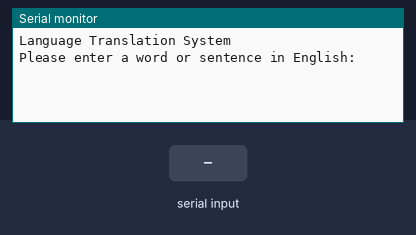
Bench run of a sketch on a simulated Arduino Uno, built with avr-gcc and run on an emulated ATmega328P. Shown: the last lines printed to the serial monitor. The inputs (shaded band) are chosen by the test bench.

Above: at 1.2 s.
1.3 s: "1\n" received over Serial
At 2.5 s:
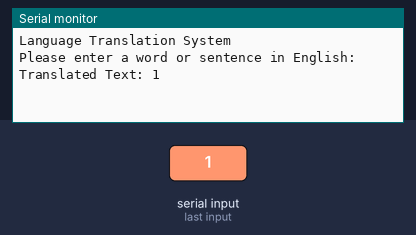
2.8 s: "0\n" received over Serial
At 4.0 s:
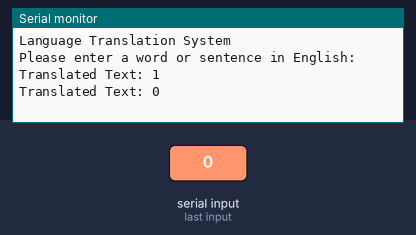
4.3 s: "2\n" received over Serial
At 5.1 s:
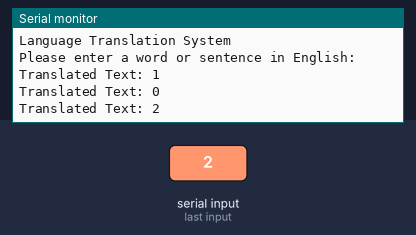

Measured:
- after the input at 1.3 s, the serial monitor: prints a new line at once (image 1)
- after the input at 2.8 s, the serial monitor: prints a new line at once (image 2)
- after the input at 4.3 s, the serial monitor: prints a new line at once (image 3)

The sketch:

LanguageTranslationSystem.ino
```cpp
// Language Translation System by Arduino UNO

// Define maximum word length
#define MAX_WORD_LENGTH 20
#define MAX_INPUT_LENGTH 100

// Dictionary structure: [Original Word, Translated Word]
const char* dictionary[][2] = {
  {"hello", "hola"},         // English to Spanish
  {"world", "mundo"},
  {"good", "bueno"},
  {"morning", "mañana"},
  {"night", "noche"},
  {"friend", "amigo"},
  {"thank", "gracias"},
  {"you", "tú"},
  {"yes", "sí"},
  {"no", "no"},
  {"please", "por favor"},
  {"welcome", "bienvenido"},
  {"food", "comida"},
  {"water", "agua"},
  {"house", "casa"},
  {"computer", "computadora"},
  {"language", "idioma"},
  {"translate", "traducir"},
  {"system", "sistema"}
};

// Total number of dictionary entries
int dictionarySize = sizeof(dictionary) / sizeof(dictionary[0]);

// Buffer to hold input from the user
char inputText[MAX_INPUT_LENGTH];

void setup() {
  // Initialize serial communication at 9600 baud rate
  Serial.begin(9600);
  Serial.println("Language Translation System");
  Serial.println("Please enter a word or sentence in English:");
  Serial.println(inputText);
}

void loop() {
  // Check if user input is available
  if (Serial.available() > 0) {
    // Read the input
    readInput();

    // Translate and display the output
    translateText(inputText);
  }
}

// Function to read the input from the user
void readInput() {
  int index = 0;
  while (Serial.available() > 0 && index < MAX_INPUT_LENGTH - 1) {
    char c = Serial.read();
    inputText[index] = c;
    index++;
    delay(5);  // Small delay for proper reading
  }
  inputText[index] = '\0';  // Null terminate the string
}

// Function to translate input text based on dictionary
void translateText(char* input) {
  char word[MAX_WORD_LENGTH];
  int wordIndex = 0;

  Serial.print("Translated Text: ");

  // Loop through the input string character by character
  for (int i = 0; input[i] != '\0'; i++) {
    // If we encounter a space or end of sentence, translate the word
    if (input[i] == ' ' || input[i] == '\n') {
      word[wordIndex] = '\0';  // Null terminate the word
      printTranslation(word);
      Serial.print(' ');  // Print a space after the word
      wordIndex = 0;  // Reset word index for the next word
    } else {
      // Build the word character by character
      word[wordIndex] = input[i];
      wordIndex++;
    }
  }

  // Translate and print the last word (if any)
  if (wordIndex > 0) {
    word[wordIndex] = '\0';
    printTranslation(word);
  }

  Serial.println();  // Move to the next line after translation
}

// Function to print the translated word
void printTranslation(char* word) {
  bool found = false;


  // Search for the word in the dictionary
  for (int i = 0; i < dictionarySize; i++) {
    if (strcmp(word, dictionary[i][0]) == 0) {
      // If found, print the translated word
      Serial.print(dictionary[i][1]);
      found = true;
      break;
    }
  }

  // If not found, print the original word
  if (!found) {
    Serial.print(word);
  }
}
```
